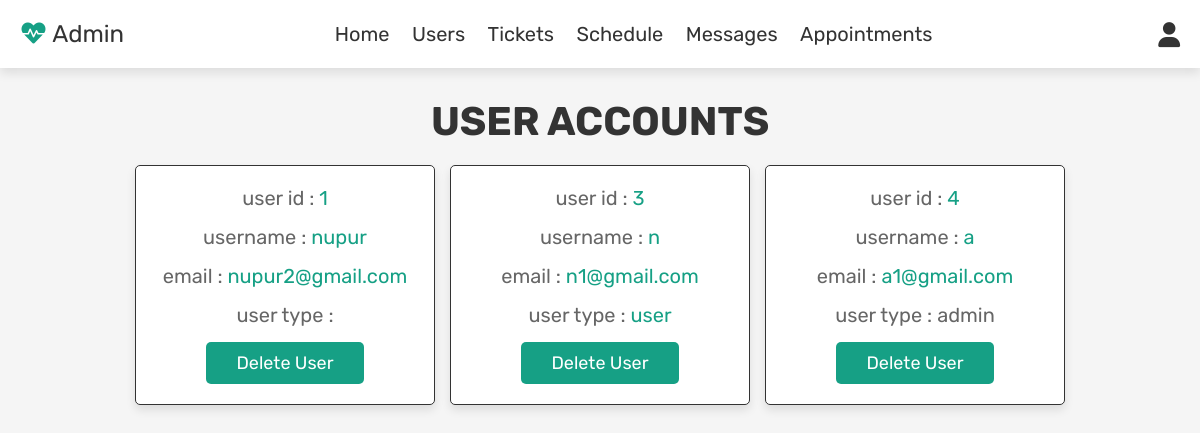
The app's page /adminusers.php (signed in) with its own data.
### tables this page shows
CREATE TABLE IF NOT EXISTS `signup` (
  `id` int NOT NULL AUTO_INCREMENT,
  `username` varchar(20) NOT NULL,
  `email` varchar(30) NOT NULL,
  `password` varchar(10) NOT NULL,
  `confirmpass` varchar(10) NOT NULL,
  `user_type` varchar(10) NOT NULL,
  PRIMARY KEY (`id`)
);

### adminusers.php (the view, shortened to what this page needs)
<?php
require "config.php";
include 'admin.php';
?>
<!DOCTYPE html>
<html lang="en">
<head>
   <link rel="stylesheet" href="https://cdnjs.cloudflare.com/ajax/libs/font-awesome/6.0.0/css/all.min.css">
   <link rel="stylesheet" href="admin.css">
</head>
<body>
<section class="users">
   <h1 class="title"> user accounts </h1>
   <div class="box-container">
      <?php
         $select_users = mysqli_query($conn, "SELECT * FROM signup") or die('query failed');
         while($fetch_users = mysqli_fetch_assoc($select_users)){
      ?>
      <div class="box">
         <p> user id : <span><?php echo $fetch_users['id']; ?></span> </p>
         <p> username : <span><?php echo $fetch_users['username']; ?></span> </p>
         <p> email : <span><?php echo $fetch_users['email']; ?></span> </p>
         <p> user type : <span style="color:<?php if($fetch_users['user_type'] == 'admin'){ echo 'var(--orange)'; } ?>"><?php echo $fetch_users['user_type']; ?></span> </p>
         <a href="adminusers.php?delete=<?php echo $fetch_users['id']; ?>" onclick="return confirm('delete this user?');" class="delete-btn">delete user</a>
      </div>
      <?php
         };
      ?>
   </div>
</section>
</body>
</html>

### admin.css (style rules this page uses)
:root { --green:#16a085; --black:#444; --light-color:#777; --black:#333; --white:#fff; --light-color:#666; --light-white:#ccc; --light-bg:#f5f5f5; --border:.1rem solid var(--black); --box-shadow:0 .5rem 1rem rgba(0,0,0,.1); }
* { font-family: 'Rubik', sans-serif; margin:0; padding:0; box-sizing: border-box; outline: none; border:none; text-decoration: none; transition:all .2s linear; }
html { font-size: 62.5%; overflow-x: hidden; }
body { background-color: var(--light-bg); }
section { padding:3rem 2rem; }
.title { text-align: center; margin-bottom: 2rem; text-transform: uppercase; color:var(--black); font-size: 4rem; }
.btn, .option-btn, .delete-btn, .white-btn { display: inline-block; margin-top: 1rem; padding:1rem 3rem; cursor: pointer; color:var(--white); font-size: 1.8rem; border-radius: .5rem; text-transform: capitalize; }
.delete-btn { background-color: var(--green); }
.users .box-container { display: grid; grid-template-columns: repeat(auto-fit, 30rem); justify-content: center; gap:1.5rem; max-width: 1200px; margin:0 auto; align-items: flex-start; }
.users .box-container .box { background-color: var(--white); padding:2rem; border:var(--border); box-shadow: var(--box-shadow); border-radius: .5rem; text-align: center; }
.users .box-container .box p { padding-bottom: 1.5rem; font-size: 2rem; color:var(--light-color); }
.users .box-container .box p span { color:var(--green); }
.users .box-container .box .delete-btn { margin-top: 0; }

### records on screen
signup: id "1", username "nupur", email "nupur2@gmail.com"
signup: id "3", username "n", email "n1@gmail.com", user_type "user"
signup: id "4", username "a", email "a1@gmail.com", user_type "admin"
